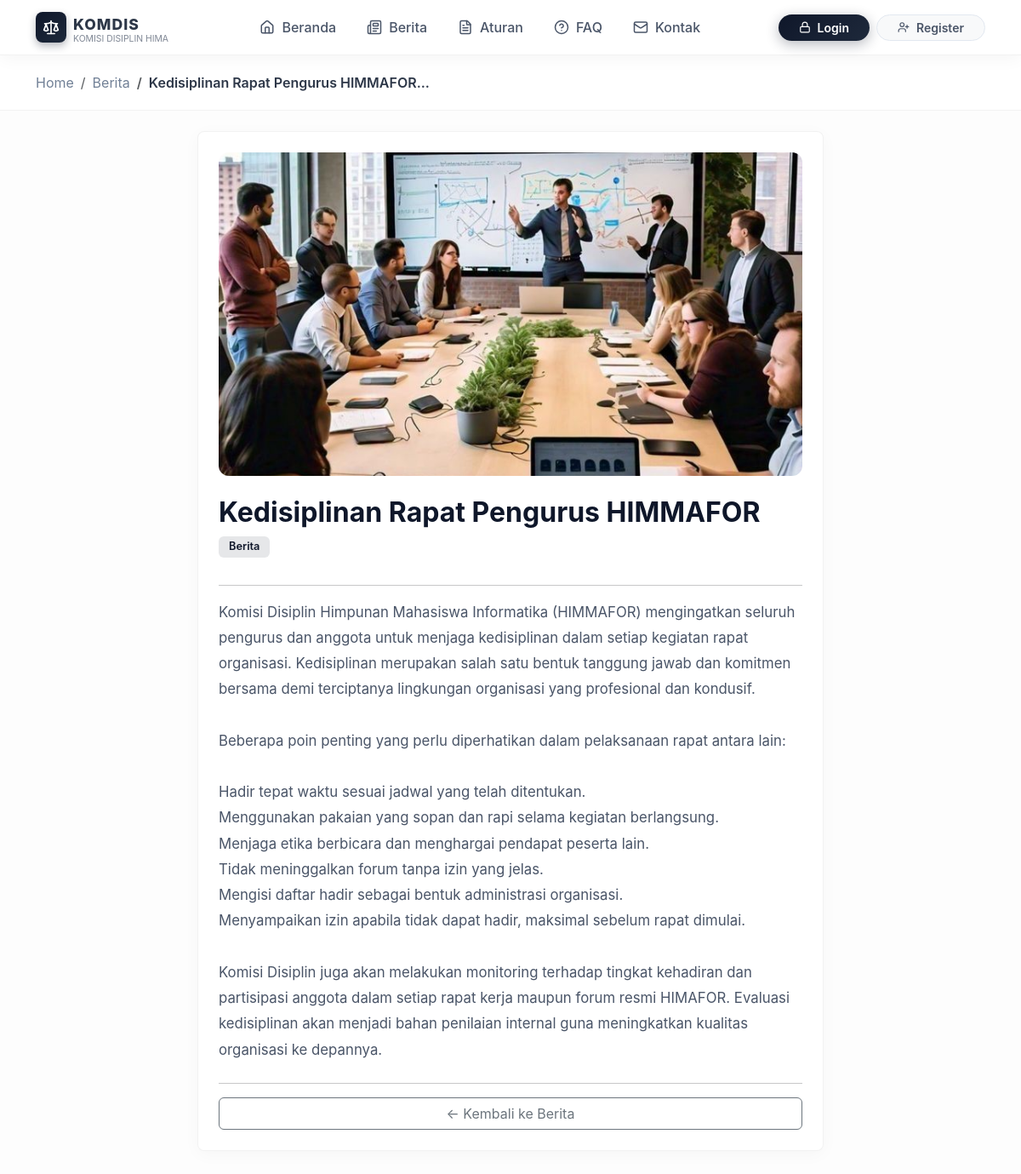
Screenshot of /guest/detail_berita.php?id=5 with the database file from the repository.
### tables this page shows
CREATE TABLE `berita` (
  `id` int NOT NULL,
  `judul` varchar(255) NOT NULL,
  `isi` text NOT NULL,
  `thumbnail` varchar(255) DEFAULT '',
  `created_at` timestamp NOT NULL DEFAULT CURRENT_TIMESTAMP
);

### guest/detail_berita.php (the view, shortened to what this page needs)
<?php
include '../config/koneksi.php';
$id = isset($_GET['id']) ? (int)$_GET['id'] : 0;
$berita = false;
try { $berita = mysqli_fetch_assoc(mysqli_query($conn, "SELECT * FROM berita WHERE id='$id'")); } catch (Exception $e) {}
?>
<!DOCTYPE html>
<html lang="id">
<head>
    <link href="../assets/css/bootstrap.min.css" rel="stylesheet">
</head>
<body>
<?php
if (isset($_SESSION['login']) && $_SESSION['role'] == 'user') {
    include '../partials/user_navbar.php';
} else {
    include '../partials/guest_navbar.php';
}
?>
<div class="breadcrumb-area mb-4">
    <div class="container">
        <nav aria-label="breadcrumb">
            <ol class="breadcrumb mb-0">
                <li class="breadcrumb-item"><a href="home.php">Home</a></li>
                <li class="breadcrumb-item"><a href="berita.php">Berita</a></li>
                <li class="breadcrumb-item active"><?= htmlspecialchars(substr($berita['judul'], 0, 40)) ?>...</li>
            </ol>
        </nav>
    </div>
</div>
<div class="container pb-5" style="max-width:760px;">
    <div class="card shadow border-0 rounded-3 p-4">
        <?php if (!empty($berita['thumbnail'])): ?>
            <img src="../assets/upload/berita/<?= htmlspecialchars($berita['thumbnail']) ?>"
                 alt="Thumbnail" class="artikel-img mb-4">
        <?php endif; ?>
        <h2 class="fw-bold mb-2" style="color: #0f172a;"><?= htmlspecialchars($berita['judul']) ?></h2>
        <span class="badge mb-3" style="background:rgba(15,23,42,.1);color:#0f172a;font-size:0.8rem;padding:6px 12px;font-weight:600;width:fit-content;">Berita</span>
        <hr>
        <div class="artikel-body">
            <?= nl2br(htmlspecialchars($berita['isi'])) ?>
        </div>
        <hr class="mt-4">
        <a href="berita.php" class="btn btn-outline-secondary">← Kembali ke Berita</a>
    </div>
</div>
<?php include '../partials/footer.php'; ?>
</body>
</html>

### guest/detail_berita.php (style rules this page uses)
body { background: #fdfdfd; font-family: 'Inter', 'Segoe UI', sans-serif; }
.artikel-img { width: 100%; max-height: 380px; object-fit: cover; border-radius: 12px; }
.artikel-body { font-size: 1.05rem; line-height: 1.8; color: #4a5568; }
.breadcrumb-area { background: #ffffff; border-bottom: 1px solid rgba(0,0,0,0.05); padding: 20px 0; margin-bottom: 40px; }
.breadcrumb-area .breadcrumb-item a { color: #718096; text-decoration: none; }
.breadcrumb-area .breadcrumb-item.active { color: #2d3748; font-weight: 600; }
.card { border-radius: 16px; border: 1px solid rgba(0,0,0,0.05) !important; box-shadow: 0 4px 20px rgba(0,0,0,0.03) !important; background: #ffffff; }

### rows the page displays
berita: judul "Kedisiplinan Rapat Pengurus HIMMAFOR", thumbnail (picture), isi "Komisi Disiplin Himpunan Mahasiswa Informatika (HIMMAFOR) mengingatkan seluruh pengurus dan anggota untuk menjaga kedisiplinan dalam setiap kegiatan rapat organisasi. Kedisiplinan merupakan salah satu bentuk tanggung jawab dan komitmen bersama demi terciptanya lingkungan organisasi yang profesional dan kondusif. Beberapa poin penting yang perlu diperhatikan dalam pelaksanaan rapat antara lain: Hadir tepat waktu sesuai jadwal yang telah ditentukan. Menggunakan pakaian yang sopan dan rapi selama kegiatan berlangsung. Menjaga etika berbicara dan menghargai pendapat peserta lain. Tidak meninggalkan forum tanpa izin yang jelas. Mengisi daftar hadir sebagai bentuk administrasi organisasi.…"
